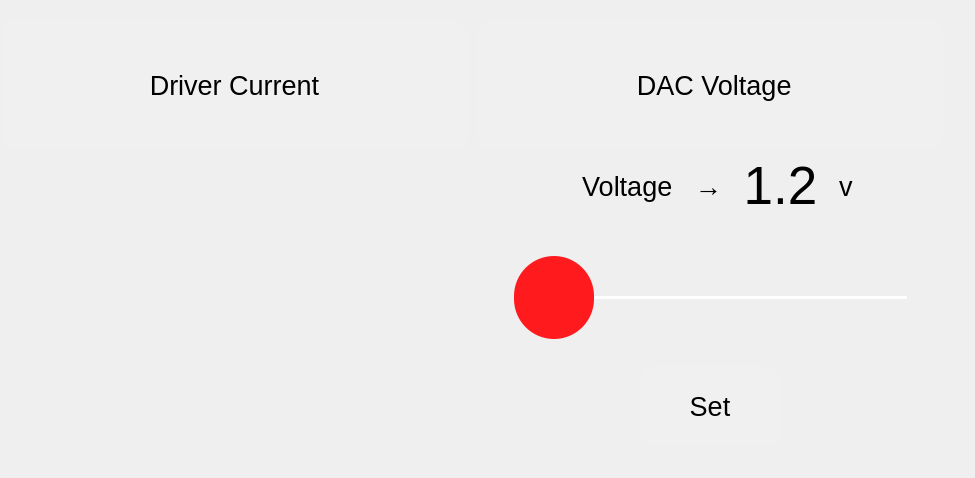
                    <widget class="QWidget" name="driverFunctionalityBox">
                     <property name="geometry">
                      <rect>
                       <x>0</x>
                       <y>0</y>
                       <width>975</width>
                       <height>478</height>
                      </rect>
                     </property>
                     <property name="styleSheet">
                      <string notr="true"/>
                     </property>
                     <attribute name="label">
                      <string> Driver Functionality</string>
                     </attribute>
                     <layout class="QHBoxLayout" name="horizontalLayout_50" stretch="1,1">
                      <property name="leftMargin">
                       <number>0</number>
                      </property>
                      <property name="topMargin">
                       <number>0</number>
                      </property>
                      <property name="rightMargin">
                       <number>30</number>
                      </property>
                      <property name="bottomMargin">
                       <number>0</number>
                      </property>
                      <item>
                       <layout class="QVBoxLayout" name="verticalLayout_60" stretch="2,8">
                        <property name="topMargin">
                         <number>0</number>
                        </property>
                        <property name="bottomMargin">
                         <number>20</number>
                        </property>
                        <item>
                         <layout class="QHBoxLayout" name="horizontalLayout_99">
                          <property name="topMargin">
                           <number>20</number>
                          </property>
                          <property name="bottomMargin">
                           <number>20</number>
                          </property>
                          <item>
                           <widget class="QPushButton" name="btnDriverCurrentStart">
                            <property name="font">
                             <font>
                              <family>Arial</family>
                              <pointsize>20</pointsize>
                             </font>
                            </property>
                            <property name="styleSheet">
                             <string notr="true">QPushButton {
    background-color: rgb(240, 240, 240);
    color: rgb(0, 0, 0);
    min-width: 445px;
    min-height: 110px;
    border-radius: 15px;
    max-width: 445px;
    border: 10px solid rgb(240, 240, 240);
    outline:0;
}
QPushButton:pressed{
    background-color: rgb(0, 170, 255);
    border: 10px solid rgb(0, 170, 255);
}</string>
                            </property>
                            <property name="text">
                             <string>Driver Current</string>
                            </property>
                            <property name="icon">
                             <iconset>
                              <normaloff>images/driverCurrent.png</normaloff>images/driverCurrent.png</iconset>
                            </property>
                            <property name="iconSize">
                             <size>
                              <width>90</width>
                              <height>90</height>
                             </size>
                            </property>
                           </widget>
                          </item>
                         </layout>
                        </item>
                        <item>
                         <widget class="AnalogGaugeWidget" name="widget" native="true"/>
                        </item>
                       </layout>
                      </item>
                      <item>
                       <layout class="QVBoxLayout" name="verticalLayout_61" stretch="7,1,0,0,1">
                        <item>
                         <layout class="QHBoxLayout" name="horizontalLayout_73">
                          <property name="topMargin">
                           <number>20</number>
                          </property>
                          <item>
                           <widget class="QPushButton" name="btnDacVoltageTest">
                            <property name="font">
                             <font>
                              <family>Arial</family>
                              <pointsize>20</pointsize>
                             </font>
                            </property>
                            <property name="styleSheet">
                             <string notr="true">QPushButton {
    background-color: rgb(240, 240, 240);
    color: rgb(0, 0, 0);
    min-width: 445px;
    min-height: 110px;
	max-width: 445px;
    border-radius: 15px;
    border: 10px solid rgb(240, 240, 240);
    outline:0;
}</string>
                            </property>
                            <property name="text">
                             <string> DAC Voltage</string>
                            </property>
                            <property name="icon">
                             <iconset>
                              <normaloff>images/dac.png</normaloff>images/dac.png</iconset>
                            </property>
                            <property name="iconSize">
                             <size>
                              <width>90</width>
                              <height>90</height>
                             </size>
                            </property>
                           </widget>
                          </item>
                         </layout>
                        </item>
                        <item>
                         <layout class="QHBoxLayout" name="horizontalLayout_74" stretch="4,2,4,2,2">
                          <property name="topMargin">
                           <number>0</number>
                          </property>
                          <item>
                           <spacer name="horizontalSpacer_12">
                            <property name="orientation">
                             <enum>Qt::Horizontal</enum>
                            </property>
                            <property name="sizeHint" stdset="0">
                             <size>
                              <width>40</width>
                              <height>20</height>
                             </size>
                            </property>
                           </spacer>
                          </item>
                          <item>
                           <widget class="QLabel" name="lblDriverVoltage">
                            <property name="font">
                             <font>
                              <family>Arial</family>
                              <pointsize>20</pointsize>
                             </font>
                            </property>
                            <property name="text">
                             <string>Voltage   →</string>
                            </property>
                            <property name="alignment">
                             <set>Qt::AlignCenter</set>
                            </property>
                           </widget>
                          </item>
                          <item>
                           <widget class="QLabel" name="lblDacValue">
                            <property name="font">
                             <font>
                              <family>Arial</family>
                              <pointsize>40</pointsize>
                             </font>
                            </property>
                            <property name="text">
                             <string>1.2</string>
                            </property>
                            <property name="alignment">
                             <set>Qt::AlignCenter</set>
                            </property>
                           </widget>
                          </item>
                          <item>
                           <widget class="QLabel" name="label_6">
                            <property name="font">
                             <font>
                              <family>Arial</family>
                              <pointsize>20</pointsize>
                             </font>
                            </property>
                            <property name="text">
                             <string>v</string>
                            </property>
                            <property name="alignment">
                             <set>Qt::AlignLeading|Qt::AlignLeft|Qt::AlignVCenter</set>
                            </property>
                           </widget>
                          </item>
                          <item>
                           <spacer name="horizontalSpacer_60">
                            <property name="orientation">
                             <enum>Qt::Horizontal</enum>
                            </property>
                            <property name="sizeHint" stdset="0">
                             <size>
                              <width>40</width>
                              <height>20</height>
                             </size>
                            </property>
                           </spacer>
                          </item>
                         </layout>
                        </item>
                        <item>
                         <layout class="QGridLayout" name="gridLayout_9">
                          <property name="topMargin">
                           <number>33</number>
                          </property>
                          <property name="bottomMargin">
                           <number>20</number>
                          </property>
                          <item row="0" column="1">
                           <widget class="DoubleSlider" name="dacSlider">
                            <property name="minimumSize">
                             <size>
                              <width>0</width>
                              <height>85</height>
                             </size>
                            </property>
                            <property name="styleSheet">
                             <string notr="true">QSlider::groove:horizontal {
    border-radius: 1px;
    height: 3px;
    margin: 0px;
    background-color: white;
}

QSlider::handle:horizontal {
    background-color: rgb(255, 26, 29);
    border: none;
    height: 80px;
    width: 80px;
    border-radius: 40px;
    margin: -40px 0;
    padding: -40px 0px;
}
QSlider::handle:horizontal:pressed {
    background-color: rgb(65, 255, 195);
}</string>
                            </property>
                            <property name="singleStep">
                             <number>0</number>
                            </property>
                            <property name="orientation">
                             <enum>Qt::Horizontal</enum>
                            </property>
                           </widget>
                          </item>
                          <item row="0" column="0">
                           <widget class="QPushButton" name="btnDecDac">
                            <property name="styleSheet">
                             <string notr="true">QPushButton{
outline : 0;
border: 0;
}

QPushButton:pressed{
margin-right:20px;
}
</string>
                            </property>
                            <property name="text">
                             <string/>
                            </property>
                            <property name="iconSize">
                             <size>
                              <width>110</width>
                              <height>110</height>
                             </size>
                            </property>
                           </widget>
                          </item>
                          <item row="0" column="2">
                           <widget class="QPushButton" name="btnIncDac">
                            <property name="styleSheet">
                             <string notr="true">QPushButton{
outline : 0;
border: 0;
}

QPushButton:pressed{
margin-left:20px;
}
</string>
                            </property>
                            <property name="text">
                             <string/>
                            </property>
                            <property name="iconSize">
                             <size>
                              <width>110</width>
                              <height>110</height>
                             </size>
                            </property>
                           </widget>
                          </item>
                         </layout>
                        </item>
                        <item>
                         <layout class="QHBoxLayout" name="horizontalLayout_75">
                          <property name="topMargin">
                           <number>0</number>
                          </property>
                          <item>
                           <widget class="QPushButton" name="btnSetDac">
                            <property name="font">
                             <font>
                              <family>Arial</family>
                              <pointsize>20</pointsize>
                             </font>
                            </property>
                            <property name="styleSheet">
                             <string notr="true">QPushButton {
    background-color: rgb(240, 240, 240);
    color: rgb(0, 0, 0);
    min-width: 120px;
	max-width: 120px;
    min-height: 60px;
    border-radius: 15px;
    border: 10px solid rgb(240, 240, 240);
    outline:0;
}
QPushButton:pressed{
background-color: rgb(0, 170, 255);
border: 10px solid rgb(0, 170, 255);
}</string>
                            </property>
                            <property name="text">
                             <string>Set</string>
                            </property>
                           </widget>
                          </item>
                         </layout>
                        </item>
                        <item>
                         <spacer name="verticalSpacer_40">
                          <property name="orientation">
                           <enum>Qt::Vertical</enum>
                          </property>
                          <property name="sizeHint" stdset="0">
                           <size>
                            <width>20</width>
                            <height>40</height>
                           </size>
                          </property>
                         </spacer>
                        </item>
                       </layout>
                      </item>
                     </layout>
                    </widget>
